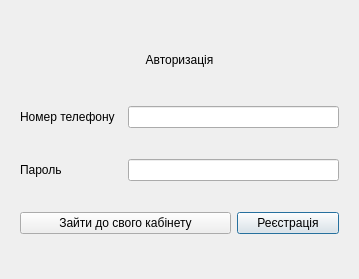
<?xml version="1.0" encoding="UTF-8"?>
<ui version="4.0">
 <class>Mainmenu</class>
 <widget class="QDialog" name="Mainmenu">
  <property name="geometry">
   <rect>
    <x>0</x>
    <y>0</y>
    <width>359</width>
    <height>279</height>
   </rect>
  </property>
  <property name="windowTitle">
   <string>Dialog</string>
  </property>
  <property name="styleSheet">
   <string notr="true">
font: italic 12pt &quot;Times New Roman&quot;;</string>
  </property>
  <layout class="QGridLayout" name="gridLayout">
   <item row="1" column="0">
    <widget class="QStackedWidget" name="stackedWidget">
     <property name="currentIndex">
      <number>0</number>
     </property>
     <widget class="QWidget" name="page">
      <layout class="QGridLayout" name="gridLayout_2">
       <item row="2" column="1" colspan="2">
        <widget class="QLineEdit" name="namelabel"/>
       </item>
       <item row="4" column="2">
        <widget class="QPushButton" name="pushButton">
         <property name="text">
          <string>Реєстрація</string>
         </property>
        </widget>
       </item>
       <item row="2" column="0">
        <widget class="QLabel" name="label">
         <property name="text">
          <string>Номер телефону</string>
         </property>
        </widget>
       </item>
       <item row="3" column="1" colspan="2">
        <widget class="QLineEdit" name="password"/>
       </item>
       <item row="3" column="0">
        <widget class="QLabel" name="label_2">
         <property name="text">
          <string>Пароль</string>
         </property>
        </widget>
       </item>
       <item row="4" column="0" colspan="2">
        <widget class="QPushButton" name="autorization">
         <property name="text">
          <string>Зайти до свого кабінету</string>
         </property>
        </widget>
       </item>
       <item row="0" column="1">
        <widget class="QLabel" name="label_9">
         <property name="maximumSize">
          <size>
           <width>16777215</width>
           <height>30</height>
          </size>
         </property>
         <property name="text">
          <string>Авторизація</string>
         </property>
         <property name="alignment">
          <set>Qt::AlignCenter</set>
         </property>
        </widget>
       </item>
      </layout>
     </widget>
     <widget class="QWidget" name="page_2">
      <layout class="QGridLayout" name="gridLayout_3">
       <item row="4" column="4">
        <widget class="QLineEdit" name="lineEdit_6"/>
       </item>
       <item row="3" column="0" colspan="2">
        <widget class="QLabel" name="label_5">
         <property name="text">
          <string>Дата Народження</string>
         </property>
        </widget>
       </item>
       <item row="4" column="0" colspan="4">
        <widget class="QLabel" name="label_7">
         <property name="text">
          <string>Придумайте пароль</string>
         </property>
        </widget>
       </item>
       <item row="6" column="0">
        <widget class="QPushButton" name="pushButton_4">
         <property name="text">
          <string>Зареєструватись</string>
         </property>
        </widget>
       </item>
       <item row="1" column="0" colspan="2">
        <widget class="QLabel" name="label_6">
         <property name="text">
          <string>Номер телефону</string>
         </property>
        </widget>
       </item>
       <item row="3" column="4">
        <widget class="QDateEdit" name="dateEdit"/>
       </item>
       <item row="5" column="4">
        <widget class="QLineEdit" name="lineEdit_7"/>
       </item>
       <item row="6" column="3" colspan="2">
        <widget class="QPushButton" name="pushButton_3">
         <property name="text">
          <string>Перейти до вікна авторизації</string>
         </property>
        </widget>
       </item>
       <item row="0" column="0">
        <widget class="QLabel" name="label_3">
         <property name="text">
          <string> ФІБ</string>
         </property>
        </widget>
       </item>
       <item row="1" column="2" colspan="3">
        <widget class="QLineEdit" name="lineEdit_3"/>
       </item>
       <item row="5" column="0" colspan="4">
        <widget class="QLabel" name="label_8">
         <property name="text">
          <string>Підтвердіть пароль</string>
         </property>
        </widget>
       </item>
       <item row="2" column="3" colspan="2">
        <widget class="QLineEdit" name="lineEdit_4"/>
       </item>
       <item row="0" column="1" colspan="4">
        <widget class="QLineEdit" name="lineEdit_2"/>
       </item>
       <item row="2" column="0" colspan="3">
        <widget class="QLabel" name="label_4">
         <property name="text">
          <string>Місто проживання</string>
         </property>
        </widget>
       </item>
      </layout>
     </widget>
    </widget>
   </item>
  </layout>
 </widget>
 <resources/>
 <connections/>
</ui>
